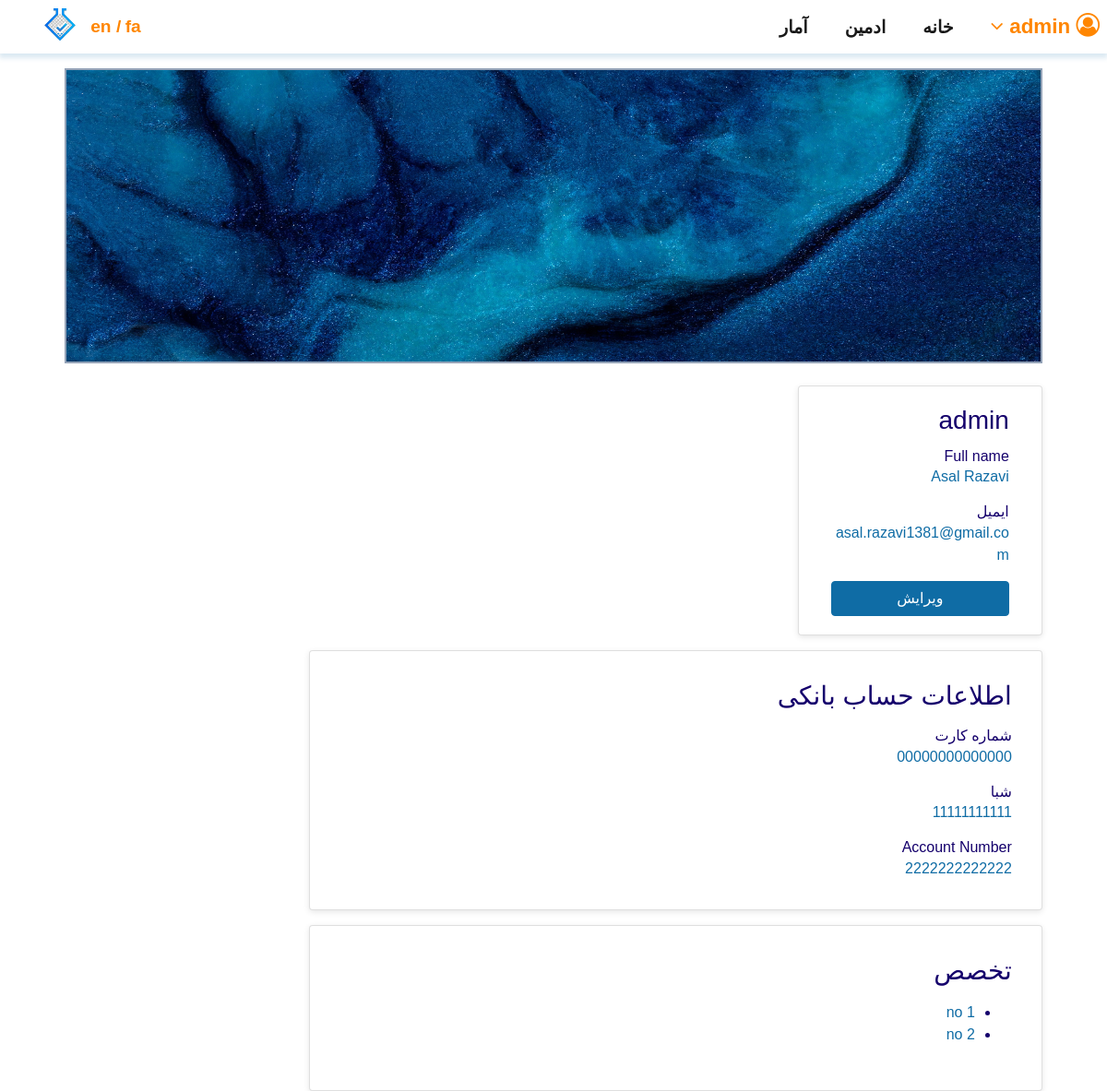
Page /fa/profile/admin (signed in) on the committed database.
### turkle-master/turkle/models.py (models this page shows)
class BankAccountInformation(models.Model):
    user = models.ForeignKey(settings.AUTH_USER_MODEL, on_delete=models.CASCADE)
    bank_card = models.CharField(max_length=16)
    shaba_number = models.CharField(max_length=26, blank=True, null=True)
    account_number = models.CharField(max_length=20, blank=True, null=True)

class Proficiency(models.Model):
    name = models.CharField(max_length=100)
    description = models.TextField(blank=True)

### turkle-master/turkle/views.py (the view)
# urls.py: path('profile/<username>', profile, name='profile'),
def profile(request, username):
    user = User.objects.filter(username=username).first()
    if user:
        if user == request.user or request.user.is_staff:
            phone = PhoneNumber.objects.filter(user=user, verified_at__isnull=False).last()
            if phone:
                phone_number = phone.phone_number
            else:
                phone_number = ""
            bank_account_info = BankAccountInformation.objects.filter(user=user).last()
            if bank_account_info:
                card_number = bank_account_info.bank_card
                shaba_number = bank_account_info.shaba_number
                account_number = bank_account_info.account_number
            else:
                card_number = ""
                shaba_number = ""
                account_number = ""
            proficiencies_q = UserProficiency.objects.filter(user=user).values('proficiency__name')
            proficiencies = []
            for proficiency in proficiencies_q:
                proficiencies.append(proficiency['proficiency__name'])
            return render(request,
                          'turkle/profile.html',
                          context={
                              "user": user,
                              "username": username,
                              "first_name": user.first_name,
                              "last_name": user.last_name,
                              "email": user.email,
                              "phone_number": phone_number,
                              "bank_account_info": {'card_number': card_number,
                                                    'shaba_number': shaba_number,
                                                    'account_number': account_number},
                              "proficiencies": proficiencies
                          })
    return redirect(index)

### turkle-master/turkle/utils.py (called while the page is built)
def get_site_name():
    return getattr(settings, 'TURKLE_SITE_NAME', 'Turkle')

def get_turkle_template_limit(in_bytes=False):
    template_size_limit = getattr(settings, 'TURKLE_TEMPLATE_LIMIT', 64)
    if in_bytes:
        template_size_limit *= 1024
    return template_size_limit

def turkle_vars(request):
    return {
        'turkle_site_name': get_site_name(),
        'turkle_template_limit': get_turkle_template_limit(),
        'turkle_version': __version__,
        'turkle_email_enabled': getattr(settings, 'TURKLE_EMAIL_ENABLED', False),
        'turkle_meta_tags': getattr(settings, 'META_TAGS', []),
    }

### turkle-master/turkle/templates/turkle/profile.html (shortened to what this page needs)
{% extends "turkle/base.html" %}
{% load static %}
{% load i18n %}
{% block head %}
<link href="{% static 'turkle/cal-heatmap.css' %}" rel="stylesheet" type="text/css"/>
{% endblock %}
{% block body %}
<div class="container-fluid">
    <div class="d-flex justify-content-center m-0 p-0 ">
        <img class="img-fluid" src="{% static 'background2-1.jpg' %}" alt="background" style="max-height: 20rem; margin: 1rem 0 1rem 0;min-width: 88.3vw;border: 2px solid rgb(148 163 184)">
    </div>
<div class="d-flex justify-content-center m-0 p-0">
    <div class="content-section row m-0 justify-content-md-between max-width-card-mob  {% if LANGUAGE_BIDI %}rtl{% else %}ltr{% endif %}" style="min-height:65vh;min-width: 88.3vw;">
        <div class="card col-md-3 max-width col-sm-12 mb-2 position-sticky mt-md-2 {% if LANGUAGE_BIDI %} ml-md-5{% else %} mr-md-5{% endif %}" style=" height: fit-content;box-shadow: 0 2px 6px rgba(0, 0, 0, 0.1);">
             <div class="card-body {% if LANGUAGE_BIDI %}rtl{% else %}ltr{% endif %}">
                 <h3 class="card-title" style="color: #15006C">{{ username }}</h3>
                 <h6 style="color: #15006C; margin-bottom: 0.1rem">{% trans "Full name" %}</h6>
                 <p class="card-text" style="color: #0F6CA5; font-size: 1rem">{{ first_name }} {{ last_name }}</p>
                 <h6 style="color: #15006C; margin-bottom: 0.1rem">{% trans "email" %}</h6>
                 <p class="card-text" style="color: #0F6CA5; font-size: 1rem">{{ email }}</p>
                 {% if user == request.user %}
                     <a class="btn btn-primary btn-block button-hover" style="background-color: #0F6CA5; border-color: #0F6CA5" href="{% url 'edit_profile' %}">{% trans "Edit" %}</a>
                 {% endif %}
             </div>
        </div>
        <div class="media mt-2 col-md-9 col-sm-12 p-0">
            <div class="media-body">
                <div class="card mb-3 p-3 {% if LANGUAGE_BIDI %}rtl{% else %}ltr{% endif %}" style="box-shadow: 0 2px 6px rgba(0, 0, 0, 0.1);">
                    <div class="p-3">
                         <h3 style="color: #15006C; margin-bottom: 1rem">{% trans "Bank Account Info" %}</h3>
                         <h6 style="color: #15006C; margin-bottom: 0.1rem">{% trans "Card Number" %}</h6>
                         <p class="card-text" style="color: #0F6CA5; font-size: 1rem; margin-left: 0.5rem">{{ bank_account_info.card_number }}</p>
                         <h6 style="color: #15006C; margin-bottom: 0.1rem">{% trans "Shaba" %}</h6>
                         <p class="card-text" style="color: #0F6CA5; font-size: 1rem; margin-left: 0.5rem">{{ bank_account_info.shaba_number }}</p>
                         <h6 style="color: #15006C; margin-bottom: 0.1rem">{% trans "Account Number" %}</h6>
                         <p class="card-text" style="color: #0F6CA5; font-size: 1rem; margin-left: 0.5rem">{{ bank_account_info.account_number }}</p>
                    </div>
                </div>
                <div class="card p-3 {% if LANGUAGE_BIDI %}rtl{% else %}ltr{% endif %}" style="box-shadow: 0 2px 6px rgba(0, 0, 0, 0.1);">
                    <div class="p-3">
                        <h3 style="color: #15006C; margin-bottom: 1rem">{% trans "Proficiency" %}</h3>
                        {% if proficiencies %}
                        <ul>
                            {% for proficiency in proficiencies %}
                            <li style="color: #15006C"><span style="color: #0F6CA5">{{ proficiency }}</span></li>
                            {% endfor %}
                        </ul>
                        {% else %}
                        <p style="color: #0F6CA5; font-size: 1rem; margin-left: 0.5rem">{% trans "No specialty has been selected." %}</p>
                        {% endif %}
                    </div>
                </div>
            </div>
        </div>
    </div>
</div>
</div>
{% endblock %}

### turkle-master/turkle/templates/turkle/base.html (shortened to what this page needs)
<!DOCTYPE html>
{% load i18n %}
{% get_current_language_bidi as LANGUAGE_BIDI %}
<html>
  <head>
    {% load static %}
    {% load turkle_tags %}{% for tag in turkle_meta_tags %}{{ tag|meta_tag }}{% endfor %}
    <link href="{% static "turkle/css/turkle.css" %}" rel="stylesheet" type="text/css"/>
    <link href="https://db.onlinewebfonts.com/c/0b0a8c345731751b990403a2cf40fbec?family=IRAN+Sans+Regular" rel="stylesheet">
    <link rel="stylesheet" href="https://cdnjs.cloudflare.com/ajax/libs/font-awesome/4.7.0/css/font-awesome.min.css">
    <link href="{% static "turkle/bootstrap-4.1.3/css/bootstrap.min.css" %}" rel="stylesheet" type="text/css"/>
    <link href="{% static "turkle/bootstrap4-glyphicons/css/bootstrap-glyphicons.min.css" %}" rel="stylesheet" type="text/css"/>
    {% block head %}
    {% endblock %}
  </head>
  <body style="font-family:Sans-Serif,serif">
    <div class="container-fluid header pl-0 pr-0 " dir="{% if LANGUAGE_BIDI %}ltr{% else %}rtl{% endif %}">
      <nav id="navbar_top" class="navbar navbar-light navbar-expand-lg p-0 pt-1 pb-1" style="{% if user.is_authenticated %}box-shadow: 0 4px 5px 1px rgba(15, 108, 165, 0.15);background-color: white{% endif %}">
      <a class="navbar-brand mr-0" href="{% url 'index' %}">
    <img class="pb-0 {% if LANGUAGE_BIDI %}mr-0 ml-5{% else %}mr-5 ml-0{% endif %}" src="{% static 'img2.png' %}" style="height: 40px;" alt="logo">
  </a>
      {% get_current_language as CURRENT_LANGUAGE %}
            {% get_available_languages as AVAILABLE_LANGUAGES %}
            {% get_language_info_list for AVAILABLE_LANGUAGES as languages %}
            <span class="languages {% if LANGUAGE_BIDI %}pl-3{% else %}pr-3{% endif %}">
                <a href="/{{ languages.1.code }}/" style="color: #FF8601; font-weight: bold; font-size: 1.2rem"
                   {% if languages.1.code == CURRENT_LANGUAGE %} class="active"{% endif %}>
                   {{ languages.1.code}}
                </a>
            <span style="color: #FF8601; font-weight: bold; font-size: 1.2rem">/</span>
            <a href="/{{ languages.0.code }}/" style="color: #FF8601; font-weight: bold; font-size: 1.2rem"
            {% if languages.0.code == CURRENT_LANGUAGE %} class="active"{% endif %}>
                   {{ languages.0.code}}
                </a>
            </span>
      <div class="collapse navbar-collapse" id="navbarNavDropdown">
          <ul class="{% if LANGUAGE_BIDI %}navbar-nav ml-auto {% else %}navbar-nav mr-auto{% endif %} navbar-right" style="color: rgba(15, 108, 165, 1);font-weight: bolder;font-size: 1.1rem;{% if LANGUAGE_BIDI %}padding-inline-start: 1%{% endif %};{% if not LANGUAGE_BIDI %}padding-inline-start: 1%{% endif %};">
          {% if user.is_authenticated %}
          <li class="nav-item active" style="font-size: 1.2rem">
            <a class="nav-link mt-1 {% if LANGUAGE_BIDI %}rightText {% else %}leftText{% endif %}" href="{% url 'stats' %}" title="{% trans 'Your Progress' %}">{% trans "Stats" %}</a>
          </li>
          {% endif %}
          {% if user.is_staff %}
          <li class="nav-item active" style="font-size: 1.2rem">
            <a class="nav-link mt-1  {% if LANGUAGE_BIDI %}ml-4 rightText{% else %}mr-4 leftText{% endif %}" href="{% url 'admin:index' %}" title="{% trans 'Administration' %}">{% trans "Admin" %}</a>
          </li>
          {% endif %}
          {% if user.is_authenticated %}
              <li class="nav-item active" style="font-size: 1.2rem">
            <a class="nav-link mt-1 {% if LANGUAGE_BIDI %}rightText ml-4{% else %}leftText mr-4{% endif %}" href="{% url 'index' %}" title="{% trans 'Main Page' %}">{% trans "Home" %}</a>
          </li>
          <li class="nav-item dropdown dropdown-menu-right {% if LANGUAGE_BIDI %}ml-md-4{% else %}mr-md-4{% endif %}">
                  <a href="#" class="nav-link dropdown-button {% if LANGUAGE_BIDI %}rightText{% else %}leftText{% endif %}" style="font-size: 1.4rem; color:#FF8601"  id="dropdownMenuButton1" data-bs-toggle="dropdown" aria-haspopup="true" aria-expanded="false">
                  <i class="fa fa-angle-down"></i>
                  <i class="fa fa-user-circle-o opacity-8" aria-hidden="true" style="font-size: 1.6rem"></i>
                  </a>
                </li>
            {% endif %}
        </ul>
          </div>
      </nav>
    </div>
    {% block body %}
    {% endblock %}
  </body>
</html>

### turkle-master/turkle/static/turkle/css/turkle.css (style rules this page uses)
html, body { height: 100%; }
body { display: flex; flex-flow: column; }

### rows in the picture
BankAccountInformation: card_number "00000000000000", shaba_number "11111111111", account_number "2222222222222"
Proficiency: proficiency "no 1"
Proficiency: proficiency "no 2"

### other values in the picture
{{ languages.1.code }} "en"
{{ languages.0.code }} "fa"
{{ username }} "admin"
{{ first_name }} "Asal"
{{ last_name }} "Razavi"
{{ email }} "asal.razavi1381@gmail.com"
